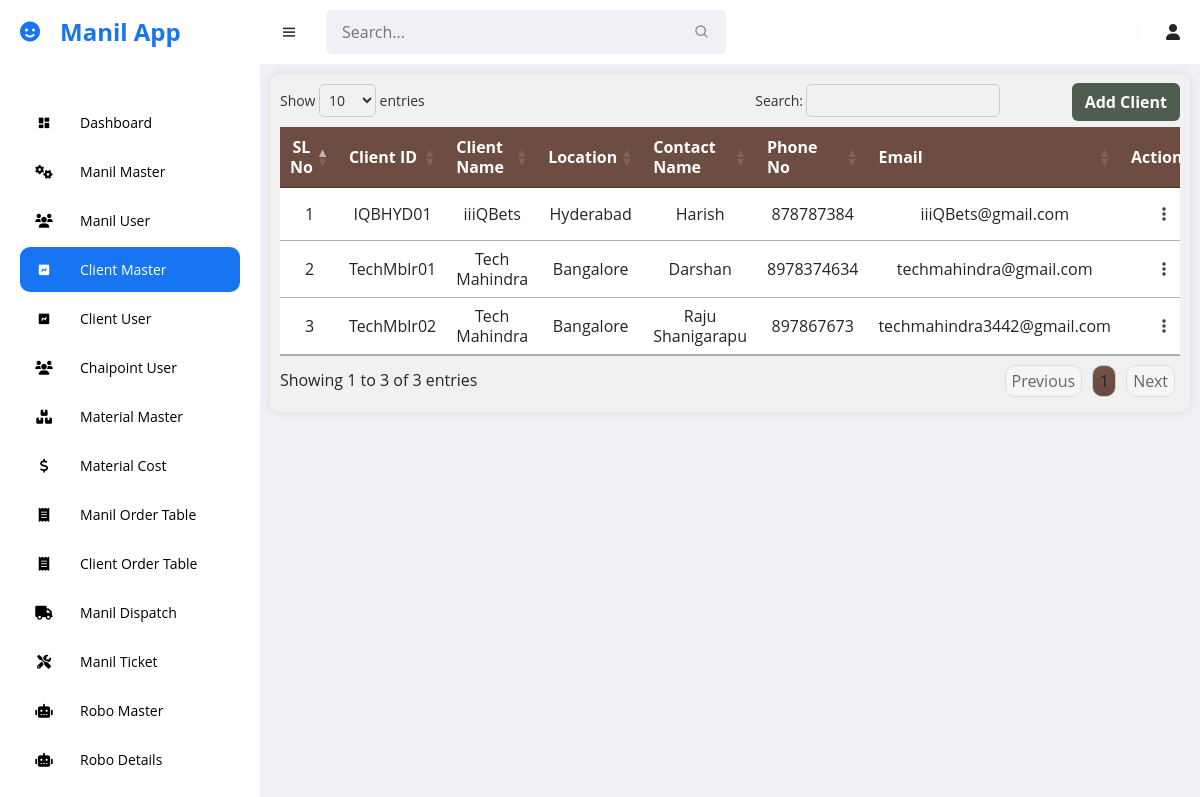
The app's page /manil/Client_master (signed in) with its own data.
### manil_app/models.py (models this page shows, shortened)
class Client_Master(models.Model):
    client_id = models.CharField(max_length=100, unique=True)
    client_name = models.CharField(max_length=255)
    client_location = models.CharField(max_length=255)
    pan = models.CharField(max_length=50)
    fssai_number = models.CharField(max_length=50, blank=True, null=True)
    contact_person_name = models.CharField(max_length=100)
    email_id = models.EmailField(unique=True)
    phone_number = models.CharField(max_length=50)
    billing_address = models.TextField()
    billing_gst_number = models.CharField(max_length=50)
    billing_city = models.CharField(max_length=50, null=True)
    billing_state = models.CharField(max_length=50, null=True)
    billing_pin = models.BigIntegerField(null=True)
    shipping_address = models.TextField()
    shipping_gst_number = models.CharField(max_length=50)
    shipping_city = models.CharField(max_length=50, null=True)
    shipping_state = models.CharField(max_length=50, null=True)
    shipping_pin = models.BigIntegerField(null=True)
    creation_date = models.DateTimeField()
    created_by = models.CharField(max_length=100)
    deletion_date = models.DateTimeField(blank=True, null=True)
    deleted_by = models.CharField(max_length=100, blank=True, null=True)

### manil_app/views.py (the view, shortened to what this page needs)
# urls.py: path('Client_master', Client_master, name='Client_master'),
def Client_master(request):
    user_id = request.session.get('user_id')
    data = Manil_User.objects.get(user_id = user_id)
    client_m = Client_Master.objects.all()
    all_s_name = Client_s_name.objects.all()
    return render (request, 'manil_temp/Client_master.html', {'data':data, 'all_s_name':all_s_name, 'client_m':client_m})

### templates/manil_temp/Client_master.html (shortened to what this page needs)
{% extends "manil_temp/base.html" %}
{% load static %}
{% block styles %}
    <link rel="stylesheet" type="text/css" href="https://cdn.datatables.net/1.11.5/css/jquery.dataTables.min.css">
    <link rel="stylesheet" href="{% static 'manil/css/customer_master.css' %}">
{% endblock styles %}
{% block content %}
<div class="container-fluid table-container display responsive wrap fade-in">
  <div class="d-flex align-items-center position-relative">
    <button type="button" class="btn btn-add"  data-bs-toggle="modal" data-bs-target="#clientModal">
      Add Client
    </button>
  </div>
    <div class="table-responsive">
      <table class="table" id="form_data_table">
        <thead>
          <tr>
            <th scope="col">SL No</th>
            <th scope="col">Client ID</th>
            <th scope="col">Client Name</th>
            <th scope="col">Location</th>
            <th scope="col">Contact Name</th>
            <th scope="col">Phone No</th>
            <th scope="col">Email</th>
            <th scope="col">Action</th>
          </tr>
        </thead>
        <tbody>
          {% for i in client_m %}
          <tr>
            <td>{{ forloop.counter }}</td>
            <td>{{i.client_id}}</td>
            <td>{{i.client_name}}</td>
            <td>{{i.client_location}}</td>
            <td>{{i.contact_person_name}}</td>
            <td>{{i.phone_number}}</td>
            <td>{{i.email_id}}</td>
            <td>
              <div class="dropdown">
                <button class="btn btn-secondary dropdown-toggle" type="button" id="actionMenu" data-bs-toggle="dropdown" aria-expanded="false">
                  <i class="fas fa-ellipsis-v"></i>
                </button>
              </div>
            </td>
          </tr>
          {% endfor %}
        </tbody>
      </table>
    </div>
</div>
{% endblock content %}

### templates/manil_temp/base.html (shortened to what this page needs)
{% load static %}
<!DOCTYPE html>
<html lang="en">
<head>
    <link href='https://unpkg.com/boxicons@2.1.4/css/boxicons.min.css' rel='stylesheet'>
    <link rel="stylesheet" href="https://cdnjs.cloudflare.com/ajax/libs/font-awesome/6.0.0-beta3/css/all.min.css">
    <link rel="stylesheet" href="https://cdnjs.cloudflare.com/ajax/libs/font-awesome/6.0.0/css/all.min.css">
    <link href="https://cdn.jsdelivr.net/npm/bootstrap@5.3.0/dist/css/bootstrap.min.css" rel="stylesheet">
    <link rel="stylesheet" href="https://cdnjs.cloudflare.com/ajax/libs/font-awesome/6.0.0-beta3/css/all.min.css">
    <link rel="stylesheet" type="text/css" href="https://cdn.datatables.net/1.11.5/css/jquery.dataTables.min.css">
    {% block styles %}
    {% endblock %}
</head>
<body>
    <section id="sidebar" class="toggle_hide">
        <a href="#" class="brand"><i class='bx bxs-smile icon'></i>Manil App</a>
        <ul class="side-menu">
            <li><a href="{% url 'manil_dashboard'  %}"><i class='bx bxs-dashboard icon' class="active"></i>
                    Dashboard</a></li>
            <li><a href="{% url 'manil_master' %}"><i class='fas fa-cogs icon'></i> Manil Master</a></li>
            <li><a href="{% url 'manil_user' %}"><i class="fas fa-users icon"></i> Manil User</a></li>
            <li><a href="{% url 'Client_master' %}"><i class='bx bxs-chart icon'></i> Client Master</a></li>
            <li><a href="{% url 'cust_user_master' %}"><i class='bx bxs-chart icon'></i> Client User</a></li>
            <li><a href="{% url 'chaipoint_user' %}"><i class="fas fa-users icon"></i> Chaipoint User</a></li>
            <li><a href="{% url 'material_master' %}"><i class="fas fa-boxes icon"></i> Material Master</a></li>
            <li><a href="{% url 'material_cost' %}"><i class="fas fa-dollar-sign icon"></i> Material Cost</a></li>
            <li><a href="{% url 'manil_order' %}"><i class="fas fa-receipt icon"></i> Manil Order Table</a></li>
            <li><a href="{% url 'client_order' %}"><i class="fas fa-receipt icon"></i> Client Order Table</a></li>
            <li><a href="{% url 'manil_dispatch' %}"><i class='fas fa-truck icon'></i>Manil Dispatch</a></li>
            <li><a href="{% url 'manil_ticket' %}"><i class="fas fa-tools icon"></i> Manil Ticket</a></li>
            <li><a href="{% url 'robo_master' %}"><i class="fas fa-robot icon"></i> Robo Master</a></li>
            <li><a href="{% url 'robo_details' %}"><i class="fas fa-robot icon"></i> Robo Details</a></li>
        </ul>
    </section>
    <section id="content">
        <nav>
            <i class='bx bx-menu toggle-sidebar'></i>
            <form action="#" class="nav_searchbar">
                <div class=" searchbar_group">
                    <input type="text" name="searchbar" id="searchbar" placeholder="Search...">
                    <i class='bx bx-search icon'></i>
                </div>
            </form>
            <div class="profile">
                <i class="fa fa-user"  aria-hidden="true"></i>
            </div>
        </nav>
        <main>
            {% block content %}
            {% endblock %}
        </main>
    </section>
</body>
</html>

### static/manil/css/customer_master.css (style rules this page uses)
.btn-add { background-color: #4e5d4e; font-weight: bold; color: #fff; position: absolute; margin-top: 35px; right: 0; z-index: 10; }
.table-container { background-color: #f1f1f1; border-radius: 10px; padding: 10px; box-shadow: 0 0 10px rgba(0, 0, 0, 0.1); }
.table-responsive { overflow-x: auto; overflow-y: hidden; -webkit-overflow-scrolling: touch; }
.table { overflow-x: auto; width: auto; border-collapse: collapse; }
.table thead th { position: sticky; top: 0; z-index: 1; background-color: #6d4c41; color: #ffffff; border-bottom: 2px solid #dee2e6; }
.table th, .table td { text-align: center; vertical-align: middle; padding: 2px 5px; line-height: 20px; }
.fade-in { animation: fadeIn 0.5s ease-in-out; }
.dropdown-toggle::after { display: none; }
.dropdown-toggle { color: #454545; border: none; background-color: transparent; }
.table th:nth-child(1), .table td:nth-child(1), .table th:nth-child(8), .table td:nth-child(8) { width: 50px; max-width: 50px; text-align: center; }
th:nth-child(8) { pointer-events: none; }

### templates/manil_temp/base.html (style rules this page uses)
* { font-family: 'Open Sans', sans-serif; margin: 0; padding: 0; box-sizing: border-box; }
:root { --grey: #F1F0F6; --dark-grey: #8D8D8D; --light: #fff; --dark: #000; --green: #81D43A; --light-green: #E3FFCB; --blue: #1775F1; --light-blue: #D0E4FF; --dark-blue: #0C5FCD; --red: #FC3B56; }
body { background-color: var(--grey); }
a { text-decoration: none; }
li { list-style: none; }
#sidebar { position: fixed; max-width: 260px; width: 100%; background: var(--light); top: 0; left: 0; height: 100%; overflow-y: auto; scrollbar-width: none; transition: all 0.3s ease; z-index: 200; }
#sidebar .brand { font-size: 24px; display: flex; align-items: center; height: 64px; font-weight: 700; color: var(--blue); position: sticky; top: 0; left: 0; z-index: 100; background: var(--light); transition: all 0.3s ease; padding: 0 6px; }
#sidebar .icon { min-width: 48px; display: flex; justify-content: center; align-items: center; margin-right: 6px; }
#sidebar .side-menu { margin: 36px 0; padding: 0 20px; transition: all 0.3s ease; }
#sidebar .side-menu a { display: flex; align-items: center; font-size: 14px; color: var(--dark); padding: 12px 16px 12px 0; transition: all 0.3s ease; border-radius: 10px; margin: 4px 0; white-space: nowrap; gap: 6px; }
#sidebar .side-menu>li>a.active, #sidebar .side-menu>li>a.active:hover { background: var(--blue); color: var(--light); }
#content { position: relative; width: calc(100% - 260px); left: 260px; transition: all .3s ease; }
nav { background: var(--light); height: 64px; padding: 0 20px; display: flex; align-items: center; gap: 28px; position: sticky; top: 0; left: 0; z-index: 100; }
nav .toggle-sidebar { font-size: 18px; cursor: pointer; }
nav .nav_searchbar { max-width: 400px; width: 100%; margin-right: auto; }
nav .searchbar_group { position: relative; }
nav .searchbar_group input { width: 100%; background: var(--grey); border-radius: 5px; border: none; outline: none; padding: 10px 36px 10px 16px; transition: all 0.3s ease; }
nav .searchbar_group .icon { position: absolute; top: 50%; transform: translateY(-50%); right: 16px; color: var(--dark-grey); }
nav .profile { position: relative; }
main { width: 100%; padding: 10px; }

### records on screen
Client_Master: client_id "IQBHYD01", client_name "iiiQBets", client_location "Hyderabad", contact_person_name "Harish", phone_number "878787384", email_id "iiiQBets@gmail.com"
Client_Master: client_id "TechMblr01", client_name "Tech Mahindra", client_location "Bangalore", contact_person_name "Darshan", phone_number "8978374634", email_id "techmahindra@gmail.com"
Client_Master: client_id "TechMblr02", client_name "Tech Mahindra", client_location "Bangalore", contact_person_name "Raju Shanigarapu", phone_number "897867673", email_id "techmahindra3442@gmail.com"
